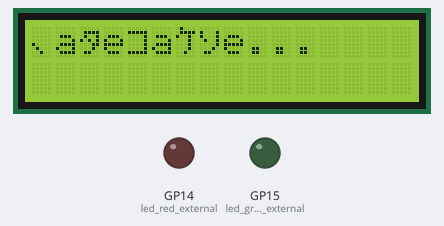
Recording of a program running on a simulated Raspberry Pi Pico running MicroPython. Parts: 16×2 character LCD, output pins drawn as LEDs (lit = HIGH). WiFi joins after 1.5 s; values from a settings file that is not in the repository are placeholders; web requests get an empty 200 reply after 0.4 s; library files of the repository ran but are not shown: machine_i2c_lcd.py; what the program prints to the serial console is not drawn.

Above: at 0.1 s.
At 2.35 s:
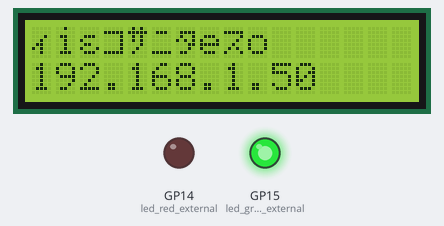
At 33.1 s:
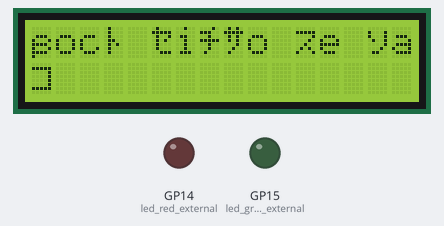
Timing chart, 0 to 34.6 s (numbered marks = the images above):
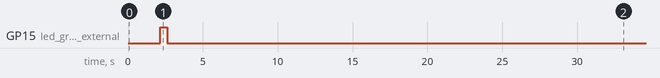

Measured:
- by itself, GP15 (led_green_external): HIGH → LOW at 2.6 s
- what the display in image 0 shows lasts 2.0 s, from 0.1 s to 2.1 s
- what the display in image 1 shows lasts 0.4 s, from 2.2 s to 2.6 s

The program:

main.py
```python
import json
import network
import urequests
from utime import sleep
from machine import Pin, I2C
from machine_i2c_lcd import I2cLcd

from secrets import secrets


REGION_ID = secrets['region_id']

# Init LCD
DEFAULT_I2C_ADDR = 0x27
i2c = I2C(1, sda=Pin(18), scl=Pin(19), freq=100000)
lcd = I2cLcd(i2c, DEFAULT_I2C_ADDR, 2, 16)

led_red_external = Pin(14, Pin.OUT)
led_green_external = Pin(15, Pin.OUT)

wlan = network.WLAN(network.STA_IF)


def connect_to_wifi():
    # Wi-Fi credentials
    SSID = secrets['ssid']
    PASSWORD = secrets['password']

    # Connect to network
    print("starting connection")
    wlan.active(True)
    print("connecting...")
    wlan.connect(SSID, PASSWORD)

    max_wait = 10
    while max_wait > 0:
        if wlan.status() < 0 or wlan.status() >= 3:
            break
        max_wait -= 1
        print('waiting for connection...')
        lcd.move_to(0, 0)
        lcd.putstr('Зачекайте...')
        sleep(1)

    if wlan.status() != 3:
        raise RuntimeError('network connection failed')
    else:
        print('connected')
        lcd.clear()
        lcd.putstr('Підключено')
        status = wlan.ifconfig()
        lcd.move_to(0, 1)
        lcd.putstr(status[0])
        led_green_external.on()


def main():
    connect_to_wifi()
    while True:
        try:
            response = urequests.get(
                f"https://siren.pp.ua/api/v3/alerts/{REGION_ID}",
                headers={"accept": "application/json"}
            )
            if response.status_code == 200:
                region_alerts = json.loads(response.text)
                print(region_alerts)
                if len(region_alerts[0]['activeAlerts']) > 0:
                    lcd.clear()
                    lcd.putstr("УВАГА!\nПовітр. тривога!")
                    led_green_external.off()
                    led_red_external.on()
                else:
                    lcd.clear()
                    lcd.putstr("Без тривоги")
                    lcd.move_to(0, 1)
                    lcd.putstr(region_alerts[0]['regionName'][:13] + "...")
                    led_green_external.on()
                    led_red_external.off()
            else:
                lcd.putstr("Помилка підключення")
                led_green_external.off()
                led_red_external.off()
        except Exception as e:
            print(e)
            lcd.clear()
            lcd.putstr("Щось пішло не так")
            led_green_external.off()
            led_red_external.off()
        sleep(30)


if __name__ == "__main__":
    try:
        main()
    except KeyboardInterrupt:
        led_green_external.off()
        led_red_external.off()
        lcd.clear()
        lcd.putstr("Завершено роботу")
        wlan.disconnect()
```
